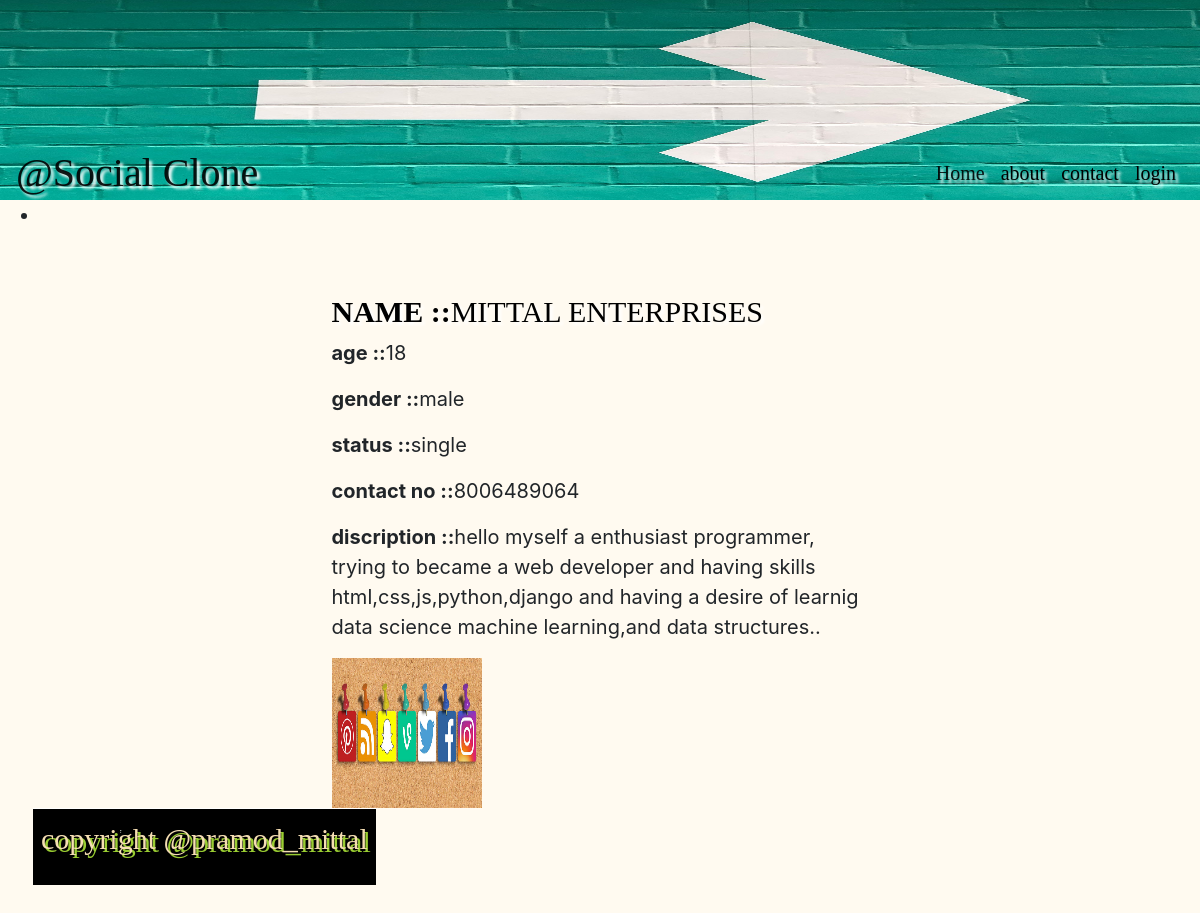
The page /social/myprofile/detail/1 on the database its author committed.
### social/models.py (models this page shows, shortened)
class MyProfile(models.Model):
    name = models.CharField(max_length = 100)
    user = models.OneToOneField(to = User, on_delete=models.CASCADE)
    age = models.IntegerField(default=18,validators = [MinValueValidator(18)])
    gender = models.CharField(max_length = 20,choices = (('male','male'),('female','female')))
    status = models.CharField(max_length = 20,choices = (('single','single'),('married','married')))
    pno = models.CharField(max_length = 10,null = 'True',blank = 'True')
    discription = models.TextField()
    profile_pic = models.ImageField(upload_to = 'images//' ,null = True,blank = False)

### social/views.py (the view)
# urls.py: path('myprofile/detail/<int:pk>',views.MyProfileDetailView.as_view()),
class MyProfileDetailView(DetailView):
    model = MyProfile

### templates/social/myprofile_detail.html (shortened to what this page needs)
{% extends 'base.html' %}
{% load static %}
{% block content %}
<div class = 'p-5'>
<div class = 'row'>
<div class = 'col-sm-6 offset-sm-3'>
<h1><strong>NAME ::</strong>{{myprofile.name}}</h1>
<p><strong>age ::</strong>{{myprofile.age}}</p>
<p><strong>gender ::</strong>{{myprofile.gender}}</p>
<p><strong>status ::</strong>{{myprofile.status}}</p>
<p><strong>contact no ::</strong>{{myprofile.pno}}</p>
<p><strong>discription ::</strong>{{myprofile.discription}}</p>
<img class="thumbnail" src="{{myprofile.profile_pic.url}}" height="150" width="150">
</div>
{% endblock content %}

### static/css/main.css (style rules this page uses)
body { background-color:floralwhite ; font-size: 20px; }
h1 { color:black; text-transform: uppercase; font-size: 30px; font-family: cursive; text-shadow: 3px 3px 3px white; }

### rows shown on the page
MyProfile: name "MITTAL ENTERPRISES", age "18", gender "male", status "single", pno "8006489064", discription "hello myself a enthusiast programmer, trying to became a web developer and having skills html,css,js,python,django and having a desire of learnig data science machine learning,and data structures..", profile_pic (picture)
